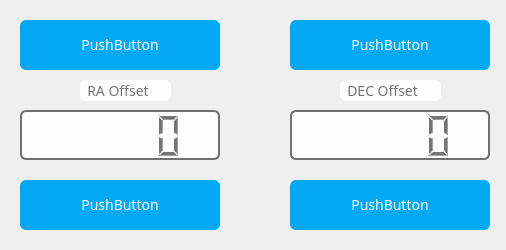
<?xml version="1.0" encoding="UTF-8"?>
<ui version="4.0">
 <class>DebugGUIForm</class>
 <widget class="QWidget" name="DebugGUIForm">
  <property name="geometry">
   <rect>
    <x>0</x>
    <y>0</y>
    <width>506</width>
    <height>250</height>
   </rect>
  </property>
  <property name="windowTitle">
   <string>Form</string>
  </property>
  <property name="styleSheet">
   <string notr="true">*{
font-size:14px;
font-family:sans-serif;
}
QFrame{
background:#fdfdfd;
border-radius:6px;
color:#757575;
}
QPushButton{
background:#03a9f4;
color:#fff;
border-radius:6px;
}
QLineEdit{
border-radius:6px;
color:#03a9f4;
}
QLCDNumber{
border: 2px solid #707070;
}
</string>
  </property>
  <widget class="QPushButton" name="pushButton_2">
   <property name="geometry">
    <rect>
     <x>20</x>
     <y>180</y>
     <width>200</width>
     <height>50</height>
    </rect>
   </property>
   <property name="text">
    <string>PushButton</string>
   </property>
  </widget>
  <widget class="QLCDNumber" name="haLcdNumber">
   <property name="geometry">
    <rect>
     <x>20</x>
     <y>110</y>
     <width>200</width>
     <height>50</height>
    </rect>
   </property>
  </widget>
  <widget class="QPushButton" name="pushButton_3">
   <property name="geometry">
    <rect>
     <x>20</x>
     <y>20</y>
     <width>200</width>
     <height>50</height>
    </rect>
   </property>
   <property name="text">
    <string>PushButton</string>
   </property>
  </widget>
  <widget class="QPushButton" name="pushButton_4">
   <property name="geometry">
    <rect>
     <x>290</x>
     <y>20</y>
     <width>200</width>
     <height>50</height>
    </rect>
   </property>
   <property name="text">
    <string>PushButton</string>
   </property>
  </widget>
  <widget class="QLCDNumber" name="haLcdNumber_2">
   <property name="geometry">
    <rect>
     <x>290</x>
     <y>110</y>
     <width>200</width>
     <height>50</height>
    </rect>
   </property>
  </widget>
  <widget class="QPushButton" name="pushButton_5">
   <property name="geometry">
    <rect>
     <x>290</x>
     <y>180</y>
     <width>200</width>
     <height>50</height>
    </rect>
   </property>
   <property name="text">
    <string>PushButton</string>
   </property>
  </widget>
  <widget class="QLabel" name="label_7">
   <property name="geometry">
    <rect>
     <x>80</x>
     <y>80</y>
     <width>91</width>
     <height>21</height>
    </rect>
   </property>
   <property name="text">
    <string>  RA Offset</string>
   </property>
  </widget>
  <widget class="QLabel" name="label_8">
   <property name="geometry">
    <rect>
     <x>340</x>
     <y>80</y>
     <width>101</width>
     <height>21</height>
    </rect>
   </property>
   <property name="text">
    <string>  DEC Offset</string>
   </property>
  </widget>
 </widget>
 <resources/>
 <connections/>
</ui>
